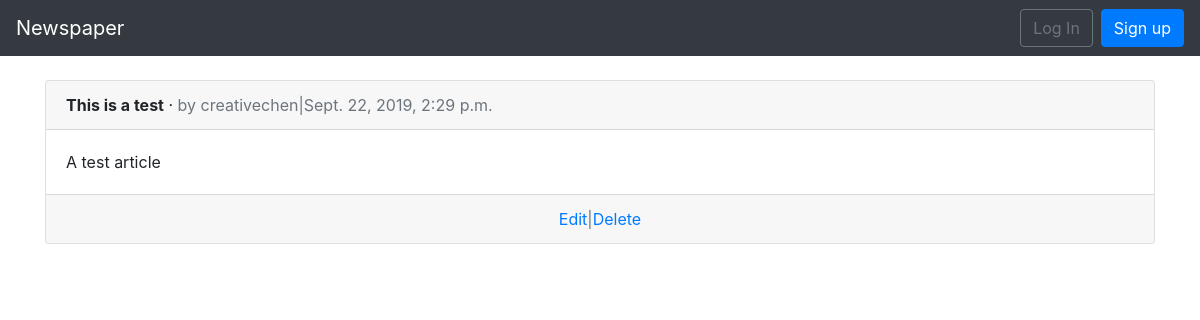
/articles/, run on an earlier commit of the app's database.
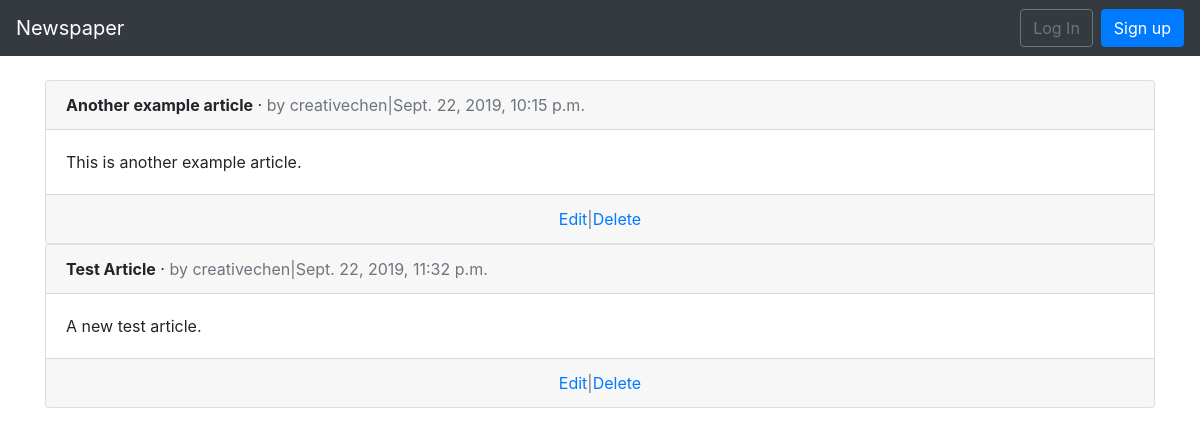
And on a later commit of the database.
### articles/models.py (models this page shows, shortened)
class Article(models.Model):
    title = models.CharField(max_length=255)
    body = models.TextField()
    date = models.DateTimeField(auto_now_add=True)
    author = models.ForeignKey(get_user_model(), on_delete=models.CASCADE)

### users/models.py (models this page shows)
class CustomUser(AbstractUser):
    age = models.PositiveIntegerField(null=True, blank=True)

### articles/views.py (the view)
# urls.py: path('', ArticleListView.as_view(), name='article_list'),
class ArticleListView(ListView):
    model = Article
    template_name = 'article_list.html'

### templates/article_list.html (shortened to what this page needs)
{% extends 'base.html' %}
{% block content %}
    {% for article in object_list %}
        <div class="card">
            <div class="card-header">
                <span class="font-weight-bold">{{article.title}}</span>
                &middot;
                <span class="text-muted">by
                {{article.author}}|{{article.date}}</span>
            </div>
            <div class="card-body">
                {{article.body}}
            </div>
            <div class="card-footer text-center text-muted">
                <a href="#">Edit</a>|<a href="#">Delete</a>
            </div>
        </div>
    {% endfor %}
{% endblock content %}

### templates/base.html (shortened to what this page needs)
<!doctype html>
<html lang="en">
  <head>
    <link rel="stylesheet" href="https://stackpath.bootstrapcdn.com/bootstrap/4.1.3/css/bootstrap.min.css">
  </head>
  <body>
    <nav class="navbar navbar-expand-md navbar-dark bg-dark mb-4">
      <a class="navbar-brand" href="{% url 'home' %}">Newspaper</a>
      <div class="collapse navbar-collapse" id="navbarCollapse">
        {% if user.is_authenticated %}
          <ul class="navbar-nav ml-auto">
            <li class="nav-item">
              <a class="nav-link dropdown-toggle" href="#" id="userMenu"\
              data-toggle="dropdown" aria-haspopup="true" aria-expanded\
              ="false">
                {{ user.username }}
              </a>
              <div class="dropdown-menu dropdown-menu-right"\
              aria-labelledby="userMenu">
                <a class="dropdown-item" href="{% url 'password_change' %}">Change password</a>
                <div class="dropdown-divider"></div>
                <a class="dropdown-item" href="{% url 'logout' %}">
                Log Out</a>
              </div>
            </li>
          </ul>
        {% else %}
          <form class="form-inline ml-auto">
            <a href="{% url 'login' %}" class="btn btn-outline-secondary">
            Log In</a>
            <a href="{% url 'signup' %}" class="btn btn-primary ml-2">
            Sign up</a>
          </form>
        {% endif %}
      </div>
    </nav>
    <div class="container">
      {% block content %}
      {% endblock content %}
    </div>
  </body>
</html>

What changed in the data, as far as the page shows it:
removed Article: title "This is a test", author "creativechen", date "Sept. 22, 2019, 2:29 p.m.", body "A test article"
added Article: title "Another example article", author "creativechen", date "Sept. 22, 2019, 10:15 p.m.", body "This is another example article."
added Article: title "Test Article", author "creativechen", date "Sept. 22, 2019, 11:32 p.m.", body "A new test article."
